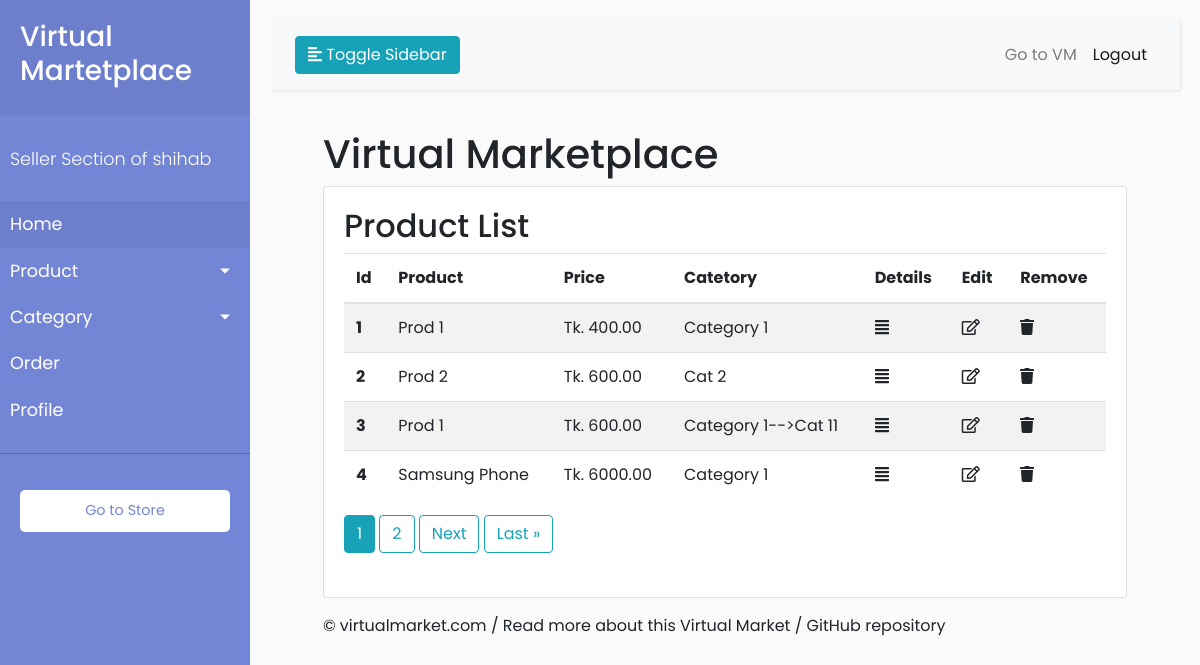
Page /store/product/list (signed in) on the committed database.
### accounts/models.py (models this page shows)
class User(AbstractUser):
    is_seller = models.BooleanField(default=False)
    is_customer = models.BooleanField(default=False)

### store/models.py (models this page shows, shortened)
class Product(models.Model):
    name = models.CharField(max_length=50)
    category = models.ForeignKey(Category, on_delete=models.CASCADE,  null=True)
    price = models.DecimalField(max_digits=10, decimal_places=2, blank= True)
    description = models.CharField(max_length=300)
    publish_date = models.DateField()
    image = models.ImageField(upload_to='store/product_images', default="")
    seller = models.ForeignKey(User, on_delete=models.CASCADE)
    likes = models.ManyToManyField(settings.AUTH_USER_MODEL, related_name="likes", blank=True)

class Category(models.Model):
    parent = models.ForeignKey('self', blank=True, null=True, related_name='children', on_delete=models.CASCADE)
    category_title = models.CharField(max_length=50, default="")
    category_description = models.CharField(max_length=200, default="")
    slug = models.SlugField(unique=True, blank=True, null=True)
    seller = models.ForeignKey(User, on_delete=models.CASCADE)
    publish_date = models.DateField()
    status = models.BooleanField()
    def __str__(self):
        full_path = [self.category_title]
        k = self.parent
        if k is not None:
            full_path.append(k.category_title)
            k = k.parent
        return '-->'.join(full_path[::-1])

### store/views.py (the view)
# urls.py: path('product/list', views.SellerProductListView.as_view(), name='product_list'),
@method_decorator([login_required, seller_required], name='dispatch')
class SellerProductListView(ListView):
    model = Product
    ordering = ('id', )
    context_object_name = 'product'
    template_name = 'dashboard/product_list.html'
    paginate_by = 4
    def get_context_data(self, **kwargs):
        kwargs['accounts'] = self.request.user
        return super().get_context_data(**kwargs)
    def get_queryset(self):
        return Product.objects.filter(seller=self.request.user)

### store/templates/dashboard/product_list.html (shortened to what this page needs)
{% extends 'dashboard/dashboard.html' %}
{% load crispy_forms_tags %}
{% block main %}
    <h2> Product List </h2>
    <table class="table table-striped">
      <thead>
        <tr>
            <th scope="col">Id</th>
            <th scope="col">Product</th>
            <th scope="col">Price</th>
            <th scope="col">Catetory</th>
            <th scope="col">Details</th>
            <th scope="col">Edit</th>
            <th scope="col">Remove</th>
        </tr>
      </thead>
      <tbody>
        {% if product.count > 0 %}
            {% for pr in product %}
                <tr>
                    <th scope="row">{{ pr.id}}</th>
                    <td>{{ pr.name}}</td>
                    <td>Tk. {{pr.price}}</td>
                    <td>{{pr.category}}</td>
                    <td>
                        <a href="{% url 'product_seller_view'  pr.id %}">
                           <i class="fas fa-align-justify"></i>
                        </a>
                    </td>
                    <td>
                        <a href="{% url 'update-product'  pr.id %}">
                            <i class="far fa-edit"></i>
                        </a>
                    </td>
                    <td>
                        <a href="{% url 'delete-product' pr.id %}">
                            <i class="fas fa-trash"></i>
                        </a>
                    </td>
                </tr>
            {% endfor %}
        {% endif %}
      </tbody>
    </table>
    {% if is_paginated %}
        <span class="step-links">
       {% for num in  page_obj.paginator.page_range %}
            {% if page_obj.number == num %}
                <a class="btn btn-info mb-4" href="?page={{ num }}"> {{num}} </a>
            {% elif num > page_obj.number|add:'-3' and num < page_obj.number|add:'3' %}
                <a class="btn btn-outline-info mb-4" href="?page={{ num }}"> {{num}} </a>
            {% endif %}
        {% endfor %}
        {% if page_obj.has_next %}
            <a class="btn btn-outline-info mb-4" href="?page={{ page_obj.next_page_number }}">Next</a>
            <a class="btn btn-outline-info mb-4" href="?page={{ page_obj.paginator.num_pages }}">Last &raquo;</a>
        {% endif %}
        </span>
    {% endif %}
{% endblock %}

### store/templates/dashboard/dashboard.html (shortened to what this page needs)
{% load static %}
{% load crispy_forms_tags %}
<!DOCTYPE html>
<html>
    <head>
        <link rel="stylesheet" href="https://maxcdn.bootstrapcdn.com/bootstrap/4.0.0/css/bootstrap.min.css">
        <link rel="stylesheet" href="https://use.fontawesome.com/releases/v5.8.1/css/all.css">
        <link rel="stylesheet" type="text/css" href="{% static 'accounts/main.css' %}">
        <link rel="stylesheet" href="{% static 'accounts/style.css' %}">
    </head>
    <body>
         <div class="wrapper">
        <nav id="sidebar">
            <div class="sidebar-header">
                <h3> Virtual Martetplace</h3>
            </div>
            <ul class="list-unstyled components">
                <p> Seller Section of {{ accounts.username}} </p>
                <li class="active">
                    <a href="{% url 'dashboard' %}">Home</a>
                </li>
                <li>
                    <a href="#pageSubmenu" data-toggle="collapse" aria-expanded="false" class="dropdown-toggle">Product</a>
                </li>
                <li>
                    <a href="#pageSubmenu2" data-toggle="collapse" aria-expanded="false" class="dropdown-toggle">Category</a>
                </li>
                 <li>
                    <a href="{% url 'order-list' %}">Order</a>
                </li>
                <li>
                    <a href="{% url 'seller_profile' %}">Profile</a>
                </li>
            </ul>
            <ul class="list-unstyled CTAs">
                <li>
                    <a href="{% url 'store_view' accounts.username %}" class="download">Go to Store</a>
                </li>
            </ul>
        </nav>
        <div id="content">
            <nav class="navbar navbar-expand-lg navbar-light bg-light">
                <div class="container-fluid">
                    <button type="button" id="sidebarCollapse" class="btn btn-info">
                        <i class="fas fa-align-left"></i>
                        <span>Toggle Sidebar</span>
                    </button>
                    <div class="collapse navbar-collapse" id="navbarSupportedContent">
                        <ul class="nav navbar-nav ml-auto">
                             <li class="nav-item">
                                <a class="nav-link" href="{% url 'home_view' %}">Go to VM</a>
                            </li>
                            <li class="nav-item active">
                                <a class="nav-link" href="{% url 'logout' %}">Logout</a>
                            </li>
                        </ul>
                    </div>
                </div>
            </nav>
            <div class="container my-4">
                <div class="row justify-content-center">
                <div class="col-md-11 col-sm-12">
                  <div class="row">
                    <div class="col-8">
                      <h1 class="logo">
                        <a  class="nameplate" href="{% url 'home_view' %}">
                         Virtual Marketplace
                        </a>
                      </h1>
                    </div>
                  </div>
                  <div class="card mb-3">
                    <div class="card-body">
                        {% block main %}
                        {% endblock %}
                    </div>
                  </div>
                  <footer>
                    <a href="#">© virtualmarket.com</a>
                    /
                    <a href="#">Read more about this Virtual Market</a>
                    /
                    <a href="#">GitHub repository</a>
                  </footer>
                </div>
              </div>
            </div>
        </div>
    </div>
    </body>
</html>

### accounts/static/accounts/style.css (style rules this page uses)
body { font-family: 'Poppins', sans-serif; background: #fafafa; }
p { font-family: 'Poppins', sans-serif; font-size: 1.1em; font-weight: 300; line-height: 1.7em; color: #999; }
a, a:hover, a:focus { color: inherit; text-decoration: none; transition: all 0.3s; }
.navbar { padding: 15px 10px; background: #fff; border: none; border-radius: 0; margin-bottom: 40px; box-shadow: 1px 1px 3px rgba(0, 0, 0, 0.1); }
.wrapper { display: flex; width: 100%; align-items: stretch; }
#sidebar { min-width: 250px; max-width: 250px; background: #7386D5; color: #fff; transition: all 0.3s; }
#sidebar .sidebar-header { padding: 20px; background: #6d7fcc; }
#sidebar ul.components { padding: 20px 0; border-bottom: 1px solid #47748b; }
#sidebar ul p { color: #fff; padding: 10px; }
#sidebar ul li a { padding: 10px; font-size: 1.1em; display: block; }
#sidebar ul li.active>a, a[aria-expanded="true"] { color: #fff; background: #6d7fcc; }
a[data-toggle="collapse"] { position: relative; }
.dropdown-toggle::after { display: block; position: absolute; top: 50%; right: 20px; transform: translateY(-50%); }
ul.CTAs { padding: 20px; }
ul.CTAs a { text-align: center; font-size: 0.9em !important; display: block; border-radius: 5px; margin-bottom: 5px; }
a.download { background: #fff; color: #7386D5; }
#content { width: 100%; padding: 20px; min-height: 100vh; transition: all 0.3s; }

### rows in the picture
User: username "shihab"
Product: id "1", name "Prod 1", price "400.00", category "Category 1"
Product: id "2", name "Prod 2", price "600.00", category "Cat 2"
Product: id "3", name "Prod 1", price "600.00", category "Category 1-->Cat 11"
Product: id "4", name "Samsung Phone", price "6000.00", category "Category 1"

### other values in the picture
{{ num }} "1"
{{ num }} "2"
